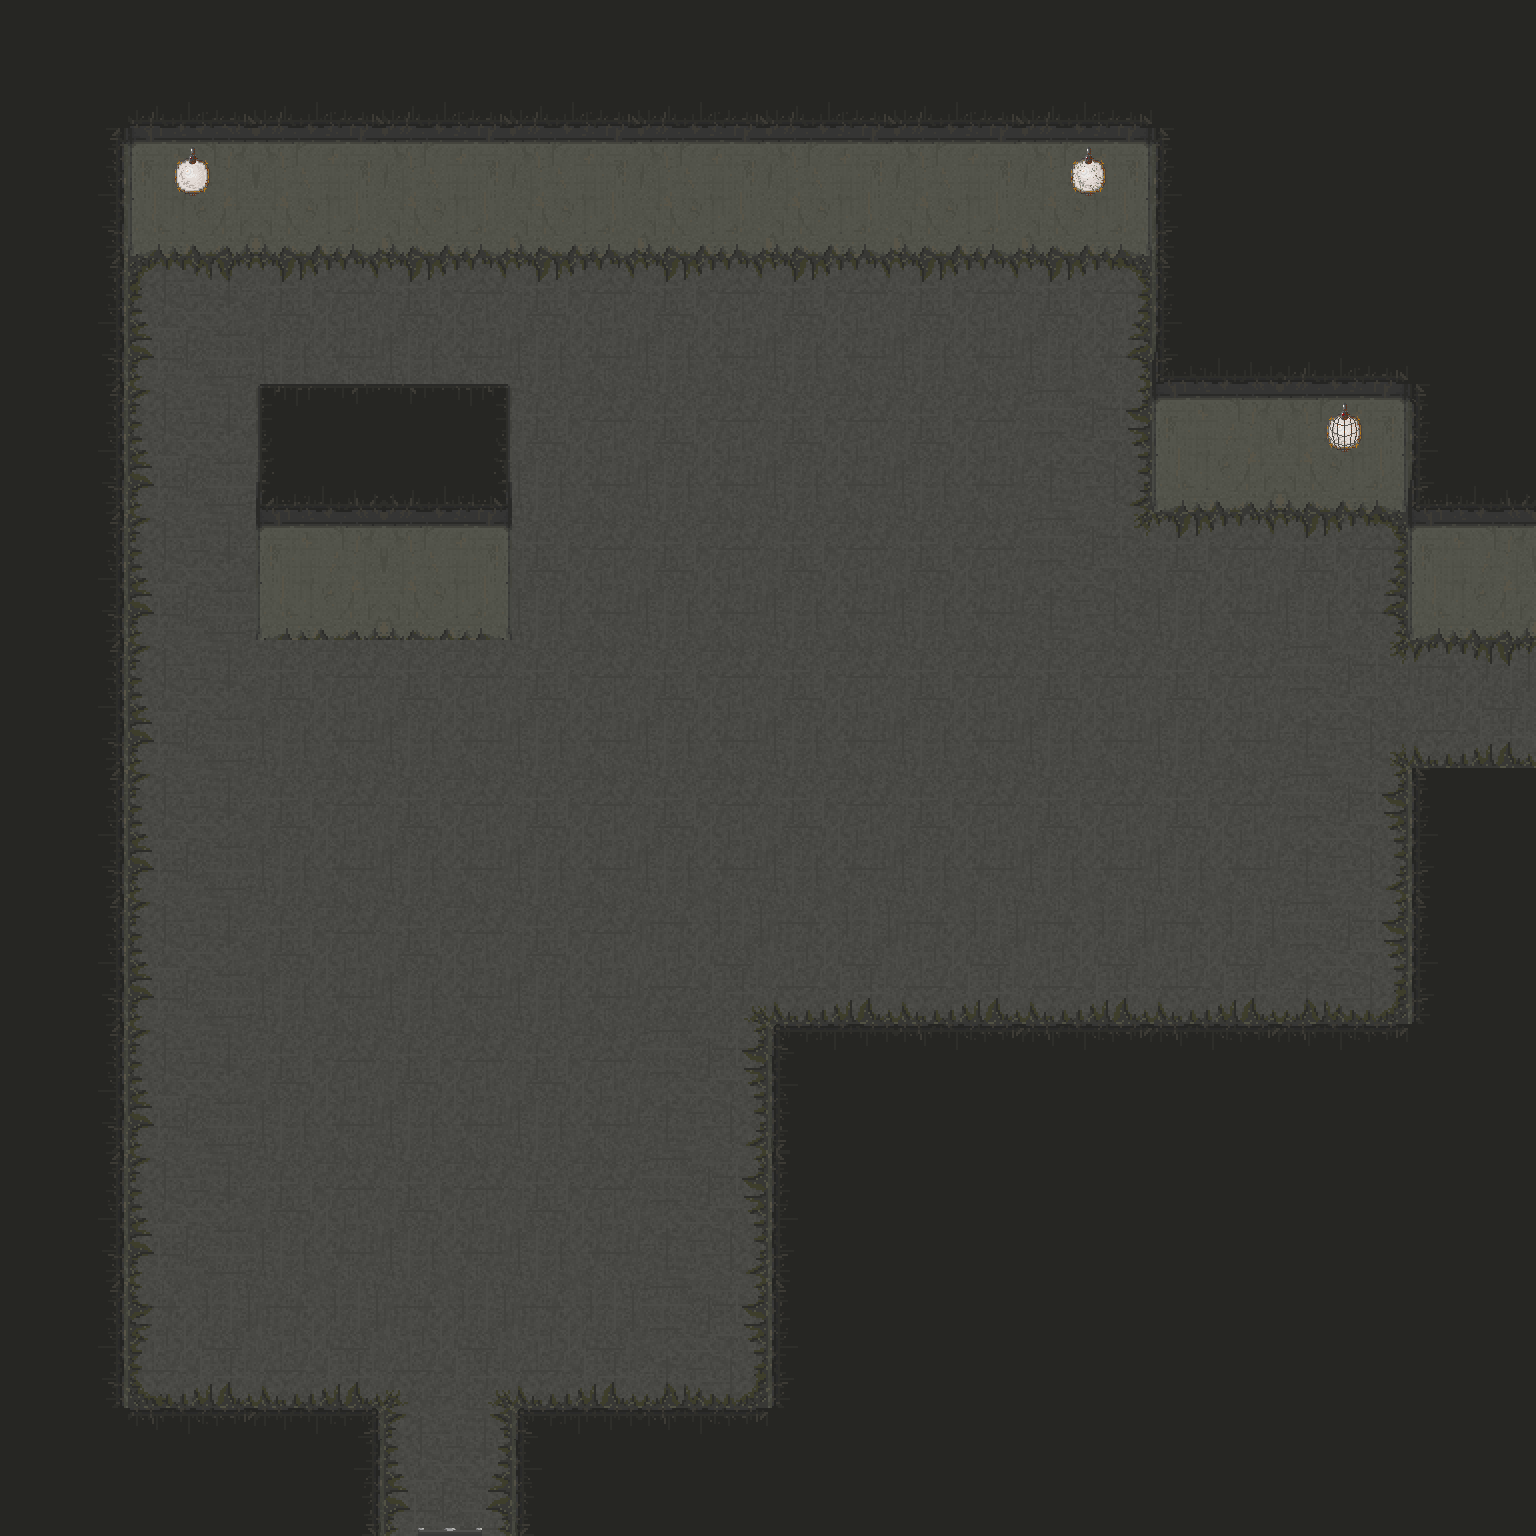

A level layout from a 2D game, rendered from its tile map. Below: a short description, then the map file with tile-grid data replaced by summaries:
An orthogonal 12x12 tile map with 128x128 px tiles, 6 tile layers (sol, decors, mur, decors-lumiere, ...), 6 tilesets and 18 objects (4x NPC_START, 2x PLAYER_START, TOWN_INNKEEPER, TOWN_FOLK2, TOWN_FOLK1, ...).

<map version="1.0" tiledversion="1.1.4" orientation="orthogonal" renderorder="left-up" width="12" height="12" tilewidth="128" tileheight="128" infinite="0" nextobjectid="32">
 <tileset firstgid="1" source="tileset/sol.tsx" />
 <tileset firstgid="19" source="tileset/mur.tsx" />
 <tileset firstgid="67" source="tileset/lampe3.tsx" />
 <tileset firstgid="68" source="tileset/lampe2.tsx" />
 <tileset firstgid="69" source="tileset/lampe1.tsx" />
 <tileset firstgid="70" source="tileset/Tileset2.tsx" />
 <layer name="sol" width="12" height="12">
  <data>[144 cells, 81 non-empty, 13 distinct tile ids]</data>
 </layer>
 <layer name="decors" width="12" height="12">
  <data>[144 cells, 0 non-empty, 0 distinct tile ids]</data>
 </layer>
 <layer name="mur" width="12" height="12">
  <data>[144 cells, 13 non-empty, 6 distinct tile ids]</data>
 </layer>
 <layer name="decors-lumiere" width="12" height="12">
  <data>[144 cells, 3 non-empty, 3 distinct tile ids]</data>
 </layer>
 <objectgroup name="objets" />
 <layer name="calque64" width="12" height="12" offsetx="34" offsety="0">
  <data>[144 cells, 1 non-empty, 1 distinct tile ids]</data>
 </layer>
 <layer name="toit" width="12" height="12">
  <data>[144 cells, 62 non-empty, 17 distinct tile ids]</data>
 </layer>
 <objectgroup name="objets-lumiere">
  <object id="7" x="1081.33" y="168" width="10.6667" height="10.6667" />
  <object id="8" x="1336" y="421.33" width="13.3333" height="20" />
  <object id="9" x="186.67" y="166.67" width="17.3333" height="6.66667" />
 </objectgroup>
 <objectgroup name="MAP_COLLISION_LAYER">
  <object id="10" x="1534.67" y="638.667">
   <polyline points="0,0 -126,1.33333 -126.667,-126.667 -380.667,-127.333 -381.333,-382.667 -1406.67,-382.667 -1406.67,790.667 -1152.67,791.333 -1152,896.667 -1022.67,896 -1022,791.333 -766.667,792 -767.333,402.667 -126,404.667 -126,129.333 1.33333,130 0.666667,-0.666667" />
  </object>
  <object id="11" x="258" y="639.333">
   <polyline points="0,0 252.667,0 252,-226 -0.666667,-224.667 0,0" />
  </object>
 </objectgroup>
 <objectgroup name="MAP_SPAWNS_LAYER">
  <object id="16" name="PLAYER_START" x="437" y="1455" width="30" height="37" />
  <object id="22" name="TOWN_INNKEEPER" x="682" y="438" width="50" height="50" />
  <object id="23" name="NPC_START" x="548" y="688" width="36" height="34" />
  <object id="24" name="NPC_START" x="254" y="750" width="28" height="32" />
  <object id="25" name="NPC_START" x="590" y="1118" width="40" height="48" />
  <object id="26" name="NPC_START" x="992" y="720" width="52" height="50" />
  <object id="27" name="TOWN_FOLK2" x="490" y="816" width="68" height="56" />
  <object id="28" name="TOWN_FOLK1" x="274" y="836" width="46" height="54" />
  <object id="29" name="TOWN_FOLK3" x="310" y="1056" width="66" height="80" />
  <object id="30" x="1684" y="942" />
  <object id="31" name="PLAYER_START" x="1477" y="683" width="30" height="37" />
 </objectgroup>
 <objectgroup name="MAP_PORTAL_LAYER">
  <object id="14" name="ZONE_1_1" x="1526" y="684" width="6" height="40" />
  <object id="17" name="ZONE_1_3" x="438" y="1511" width="28" height="14" />
 </objectgroup>
</map>
